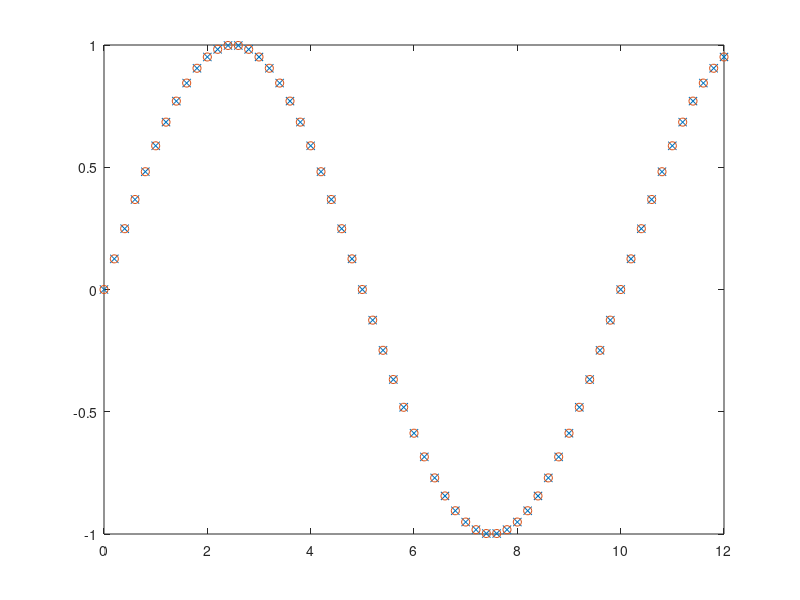

This figure's MATLAB source: (Note: this script raises an error after producing the figure.)
% cost fx designed to favor trend, and penalize time shift
%clear;
% exp0, same signals, different sampling rates
t1 = 0:0.2:12;
t2 = t1;
y1 = sin(2*pi*0.1*t1);
y2 = sin(2*pi*0.1*t2);
figure
plot(t1,y1,'x',t2,y2,'o')
[dtw0,C0] = magDTW(y1,y2);
[mP0] = OWP(dtw0);
disp(dtw0(end))
figure
plotmatrix(P0)
% exp1, time shift, different sampling rates

t1 = 0+1:0.2:12+1;
t2 = 0:0.2:12;
y1 = sin(2*pi*0.1*t1);
y2 = sin(2*pi*0.1*t2);
figure
plot(t1,y1,'x',t2,y2,'o')
[dtw1,C1] = magDTW(y1,y2);
[mP1] = OWP(dtw1);
disp(dtw1(end))
figure
plotmatrix(P1)

% exp2, magnitude, different sampling rates

t1 = 0:0.2:12;
t2 = 0:0.2:12;
y1 = 5*sin(2*pi*0.1*t1);
y2 = sin(2*pi*0.1*t2);
figure
plot(t1,y1,'x',t2,y2,'o')
[dtw2,C2] = magDTW(y1,y2);
[mP2] = OWP(dtw2);
disp(dtw2(end))
figure
plotmatrix(P2)

% exp3 

t1 = 0:0.2:12;
t2 = 0:0.2:12;
y1 = (1-exp(-0.5*t1));
y2 = 2*exp(-(t2-4).^2);
figure
plot(t1,y1,'x',t2,y2,'o')
[dtw3,C3] = magDTW(y1,y2);
[mP3] = OWP(dtw3);
disp(dtw3(end))
figure
plotmatrix(P3)


% exp 4 phase shift

t1 = 0:0.2:12;
t2 = 0:0.2:12;
y1 = sin(2*pi*0.1*t1+0.5);
y2 = sin(2*pi*0.1*t2);
figure
plot(t1,y1,'x',t2,y2,'o')
[dtw4,C4] = magDTW(y1,y2);
[mP4] = OWP(dtw4);
disp(dtw4(end))
figure
plotmatrix(P4)
